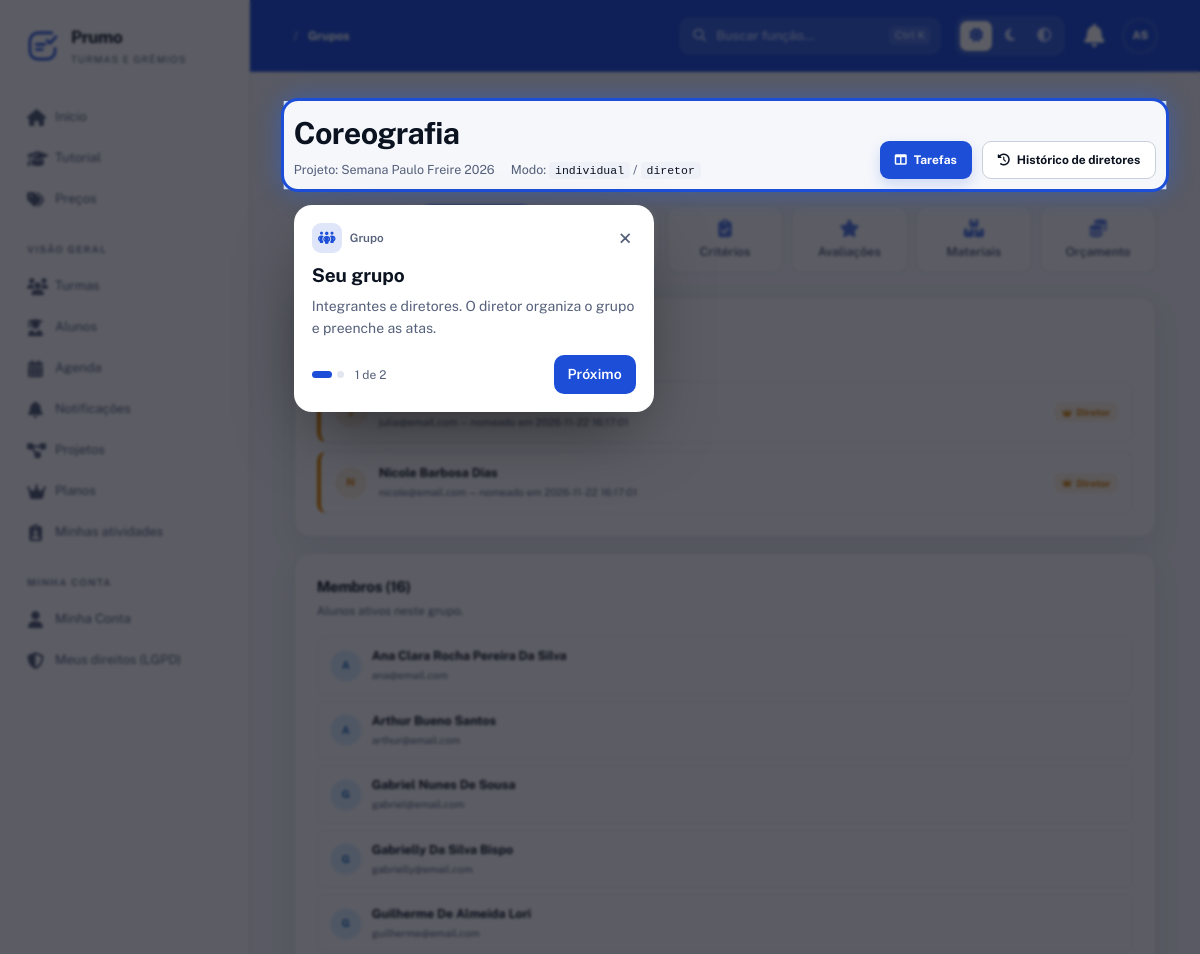
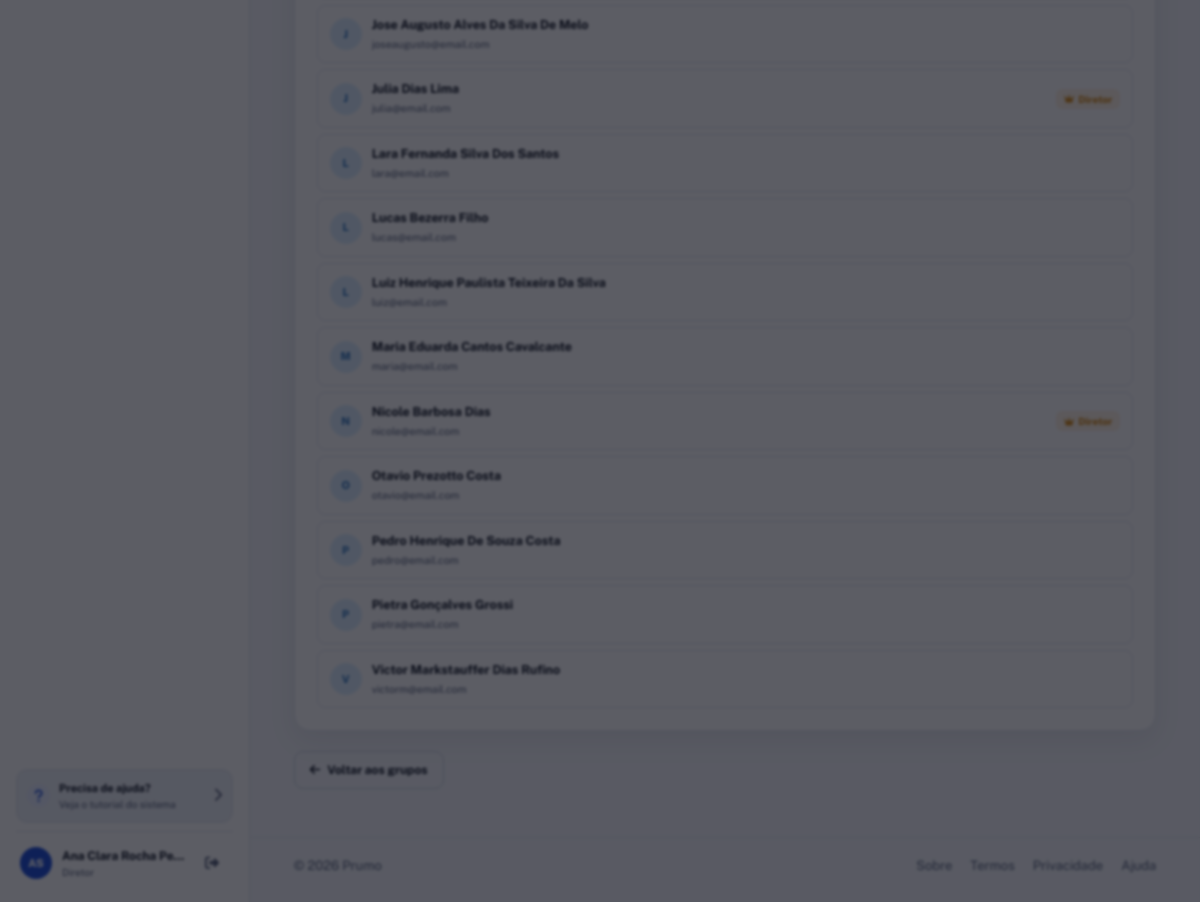
Page /SGT/grupos/13?tour=grupo (signed in) on the committed database (2 pictures, top to bottom).
### tables this page shows
CREATE TABLE usuarios (
  id INT AUTO_INCREMENT PRIMARY KEY,
  nome VARCHAR(150) NOT NULL,
  email VARCHAR(150) NOT NULL UNIQUE,
  senha VARCHAR(255) NOT NULL,
  google_id VARCHAR(64) DEFAULT NULL,            
  tipo ENUM('aluno','master') NOT NULL DEFAULT 'aluno',
  telefone VARCHAR(20) DEFAULT NULL,
  data_nascimento DATE DEFAULT NULL,
  email_confirmado TINYINT(1) NOT NULL DEFAULT 0,
  email_token VARCHAR(255) DEFAULT NULL,
  email_token_expira DATETIME DEFAULT NULL,
  primeiro_login TINYINT(1) NOT NULL DEFAULT 1,
  cadastro_pendente TINYINT(1) NOT NULL DEFAULT 0,  
  ativo TINYINT(1) NOT NULL DEFAULT 1,
  lgpd_aceito TINYINT(1) NOT NULL DEFAULT 0,
  lgpd_data DATETIME DEFAULT NULL,
  ultimo_acesso DATETIME DEFAULT NULL,
  created_at TIMESTAMP DEFAULT CURRENT_TIMESTAMP,
  updated_at TIMESTAMP DEFAULT CURRENT_TIMESTAMP ON UPDATE CURRENT_TIMESTAMP,
  UNIQUE KEY uk_google_id (google_id),
  INDEX idx_usuarios_email (email),
  INDEX idx_usuarios_tipo (tipo),
  INDEX idx_usuarios_ativo (ativo)
);

CREATE TABLE grupos (
  id INT AUTO_INCREMENT PRIMARY KEY,
  projeto_id INT NOT NULL,
  nome VARCHAR(150) NOT NULL,
  modo_avaliacao_grupo ENUM('individual','coletiva') DEFAULT 'individual',
  modo_avaliacao_por ENUM('diretor','representante','pares','autoavaliacao','misto') DEFAULT 'diretor',
  created_at TIMESTAMP DEFAULT CURRENT_TIMESTAMP,
  updated_at TIMESTAMP DEFAULT CURRENT_TIMESTAMP ON UPDATE CURRENT_TIMESTAMP,
  FOREIGN KEY (projeto_id) REFERENCES projetos(id) ON DELETE CASCADE,
  INDEX idx_grupos_projeto (projeto_id)
);

CREATE TABLE projetos (
  id INT AUTO_INCREMENT PRIMARY KEY,
  turma_id INT NOT NULL,
  diretoria_id INT NULL,                      
  nome VARCHAR(150) NOT NULL,
  descricao TEXT DEFAULT NULL,
  prazo DATE DEFAULT NULL,
  modo_avaliacao ENUM('etapa','cronograma') DEFAULT 'cronograma',
  alunos_pedem_grupo TINYINT(1) NOT NULL DEFAULT 0,       
  alunos_pedem_diretor TINYINT(1) NOT NULL DEFAULT 0,     
  diretores_por_grupo INT NOT NULL DEFAULT 1,
  avaliacao_reps ENUM('compartilhada','media') NOT NULL DEFAULT 'compartilhada',  
  encerrado TINYINT(1) DEFAULT 0,
  encerrado_em DATETIME DEFAULT NULL,
  encerrado_por INT DEFAULT NULL,
  created_at TIMESTAMP DEFAULT CURRENT_TIMESTAMP,
  updated_at TIMESTAMP DEFAULT CURRENT_TIMESTAMP ON UPDATE CURRENT_TIMESTAMP,
  FOREIGN KEY (turma_id) REFERENCES turmas(id) ON DELETE CASCADE,
  FOREIGN KEY (encerrado_por) REFERENCES usuarios(id) ON DELETE SET NULL,
  INDEX idx_projetos_turma (turma_id),
  INDEX idx_projetos_encerrado (encerrado),
  CONSTRAINT fk_projeto_diretoria FOREIGN KEY (diretoria_id) REFERENCES gremio_diretorias(id) ON DELETE SET NULL
);

CREATE TABLE grupo_diretores (
  id INT AUTO_INCREMENT PRIMARY KEY,
  grupo_id INT NOT NULL,
  usuario_id INT DEFAULT NULL,
  ativo TINYINT(1) DEFAULT 1,
  nomeado_por INT DEFAULT NULL,
  nomeado_em TIMESTAMP DEFAULT CURRENT_TIMESTAMP,
  removido_por INT DEFAULT NULL,
  removido_em DATETIME DEFAULT NULL,
  FOREIGN KEY (grupo_id) REFERENCES grupos(id) ON DELETE CASCADE,
  FOREIGN KEY (usuario_id) REFERENCES usuarios(id) ON DELETE SET NULL,
  FOREIGN KEY (nomeado_por) REFERENCES usuarios(id) ON DELETE SET NULL,
  FOREIGN KEY (removido_por) REFERENCES usuarios(id) ON DELETE SET NULL,
  INDEX idx_gd_grupo_ativo (grupo_id, ativo),
  INDEX idx_gd_usuario (usuario_id),
  INDEX idx_gd_ativo (ativo)
);

CREATE TABLE grupo_alunos (
  id INT AUTO_INCREMENT PRIMARY KEY,
  grupo_id INT NOT NULL,
  usuario_id INT NOT NULL,
  entrou_em TIMESTAMP DEFAULT CURRENT_TIMESTAMP,
  saiu_em DATETIME DEFAULT NULL,
  UNIQUE KEY unico_grupo_aluno (grupo_id, usuario_id),
  FOREIGN KEY (grupo_id) REFERENCES grupos(id) ON DELETE CASCADE,
  FOREIGN KEY (usuario_id) REFERENCES usuarios(id) ON DELETE CASCADE,
  INDEX idx_ga_usuario (usuario_id)
);

### app/Views/grupos/detalhe.php (the view, shortened to what the rows shown need)
<?php
require_once __DIR__ . '/../layouts/header.php';
require_once __DIR__ . '/../layouts/nav.php';
?>
<section class="hero-section">
    <div>
        <h1><?= h($grupo['nome']) ?></h1>
        <div class="grupo-hero-meta">
            <span>
                Projeto:
                <a href="<?= $basePath ?>/projetos/<?= (int) $projeto['id'] ?>"><?= h($projeto['nome']) ?></a>
            </span>
            <span>
                Modo: <code><?= h($grupo['modo_avaliacao_grupo']) ?></code>
                / <code><?= h($grupo['modo_avaliacao_por']) ?></code>
            </span>
        </div>
    </div>
</section>
<section class="panel mb-16">
    <div class="panel-header">
        <div>
            <h2>Diretores ativos (<?= count($diretores) ?>)</h2>
        </div>
    </div>
    <?php if (empty($diretores)): ?>
        <p class="text-muted">Nenhum diretor nomeado.</p>
    <?php else: ?>
        <div class="diretores-lista">
            <?php foreach ($diretores as $d): ?>
                <div class="diretor-item">
                    <span class="avatar"><?= strtoupper(substr($d['nome'], 0, 1)) ?></span>
                    <div class="diretor-info">
                        <strong><?= h($d['nome']) ?></strong>
                        <small>
                            <?= h($d['email']) ?>
                            — nomeado em <?= h($d['nomeado_em']) ?>
                        </small>
                    </div>
                    <span class="badge badge-yellow"><i class="fas fa-crown"></i> Diretor</span>
                </div>
            <?php endforeach; ?>
        </div>
    <?php endif; ?>
</section>
<section class="panel">
    <div class="panel-header">
        <div>
            <h2>Membros (<?= count($membros) ?>)</h2>
        </div>
    </div>
    <?php if (empty($membros)): ?>
        <p class="text-muted">Nenhum membro.</p>
    <?php else: ?>
        <div class="membros-lista">
            <?php foreach ($membros as $m): ?>
                <?php
                $ehDiretor = false;
                foreach ($diretores as $d) {
                    if ((int) $d['usuario_id'] === (int) $m['usuario_id']) { $ehDiretor = true; break; }
                }
                ?>
                <div class="membro-item">
                    <span class="avatar avatar-blue"><?= strtoupper(substr($m['nome'], 0, 1)) ?></span>
                    <div class="membro-info">
                        <strong><?= h($m['nome']) ?></strong>
                        <small><?= h($m['email']) ?></small>
                    </div>
                    <?php if ($ehDiretor): ?>
                        <span class="badge badge-yellow"><i class="fas fa-crown"></i> Diretor</span>
                    <?php endif; ?>
                </div>
            <?php endforeach; ?>
        </div>
    <?php endif; ?>
</section>
<?php require_once __DIR__ . '/../layouts/footer.php'; ?>

### app/Views/layouts/nav.php (shortened to what the rows shown need)
<?php
require_once __DIR__ . '/../../Helpers/menuHelper.php';
$basePath  = App::getBasePath();
$logado    = !empty($_SESSION['usuario']);
$usuario   = $_SESSION['usuario'] ?? null;
$iniciais = '?';
if ($usuario) {
    $partes = preg_split('/\s+/', trim($usuario['nome'] ?? ''));
    $ini    = strtoupper(substr($partes[0] ?? '', 0, 1));
    if (count($partes) > 1) {
        $ini .= strtoupper(substr(end($partes), 0, 1));
    }
    $iniciais = $ini ?: '?';
}
$papelExibido = '';
if ($usuario) {
    if (($usuario['tipo'] ?? '') === 'master') {
        $papelExibido = 'Master';
    } else {
        try {
            $pdoNav = Database::getConnection();
            $stNav = $pdoNav->prepare("SELECT 1 FROM turma_usuarios WHERE usuario_id = ? AND papel = 'representante' AND ativo = 1 LIMIT 1");
            $stNav->execute([(int) $usuario['id']]);
            if ($stNav->fetchColumn()) {
                $papelExibido = 'Representante';
            } else {
                $stNav = $pdoNav->prepare("SELECT 1 FROM grupo_diretores WHERE usuario_id = ? AND ativo = 1 LIMIT 1");
                $stNav->execute([(int) $usuario['id']]);
                $papelExibido = $stNav->fetchColumn() ? 'Diretor' : 'Aluno';
            }
        } catch (\Throwable $e) {
            $papelExibido = 'Aluno';
        }
    }
}
?>
<div class="app-shell">
    <aside class="sidebar" id="sidebar" aria-label="Navegação principal">
        <?php if ($logado): ?>
            <div class="sidebar-bottom">
                <a class="help-card" href="<?= $basePath ?>/tutorial">
                    <span class="help-icon"><i class="fas fa-question"></i></span>
                    <span>
                        <strong>Precisa de ajuda?</strong>
                        <small>Veja o tutorial do sistema</small>
                    </span>
                    <span><i class="fas fa-chevron-right"></i></span>
                </a>
                <div class="profile-mini">
                    <a class="avatar avatar-indigo" href="<?= $basePath ?>/user" title="Minha Conta">
                        <?= h($iniciais) ?>
                    </a>
                    <div>
                        <strong><?= h($usuario['nome']) ?></strong>
                        <small><?= h($papelExibido) ?></small>
                    </div>
                    <a class="logout-btn"
                       href="<?= $basePath ?>/logout"
                       title="Sair"
                       onclick="return confirm('Deseja realmente sair do sistema?')">
                        <i class="fas fa-right-from-bracket"></i>
                    </a>
                </div>
            </div>
        <?php endif; ?>
    </aside>
    <div class="main-content">
        <header class="topbar">
            <div class="topbar-actions">
                <?php if ($logado): ?>
                    <a class="icon-button notification-button"
                       href="<?= $basePath ?>/notificacoes"
                       title="Notificações">
                        <i class="fas fa-bell"></i>
                    </a>
                    <div class="user-menu" id="user-menu">
                        <button type="button"
                                class="avatar avatar-indigo"
                                id="user-menu-toggle"
                                title="Menu da conta"
                                aria-haspopup="true"
                                aria-expanded="false">
                            <?= h($iniciais) ?>
                        </button>
                    </div>
                <?php endif; ?>
            </div>
        </header>
        <div class="page-wrap">

### rows in the picture
usuarios: nome "AS", nome "Ana Clara Rocha Pe…"
grupos: nome "Coreografia", modo_avaliacao_grupo "individual", modo_avaliacao_por "diretor"
projetos: nome "Semana Paulo Freire 2026"
grupo_diretores: usuario.nome "N", usuario.nome "Nicole Barbosa Dias", usuario.email "nicole@email.com", nomeado_em "2026-11-22 16:17:01"
grupo_alunos: usuario.nome "A", usuario.nome "Ana Clara Rocha Pereira Da Silva", usuario.email "ana@email.com"
grupo_alunos: usuario.nome "A", usuario.nome "Arthur Bueno Santos", usuario.email "arthur@email.com"
grupo_alunos: usuario.nome "G", usuario.nome "Gabriel Nunes De Sousa", usuario.email "gabriel@email.com"
grupo_alunos: usuario.nome "G", usuario.nome "Gabrielly Da Silva Bispo", usuario.email "gabrielly@email.com"
grupo_alunos: usuario.nome "G", usuario.nome "Guilherme De Almeida Lori", usuario.email "guilherme@email.com"
grupo_alunos: usuario.nome "J", usuario.nome "Jose Augusto Alves Da Silva De Melo", usuario.email "joseaugusto@email.com"
grupo_alunos: usuario.nome "J", usuario.nome "Julia Dias Lima", usuario.email "julia@email.com", shows "Diretor"
grupo_alunos: usuario.nome "L", usuario.nome "Lara Fernanda Silva Dos Santos", usuario.email "lara@email.com"
grupo_alunos: usuario.nome "L", usuario.nome "Lucas Bezerra Filho", usuario.email "lucas@email.com"
grupo_alunos: usuario.nome "L", usuario.nome "Luiz Henrique Paulista Teixeira Da Silva", usuario.email "luiz@email.com"
grupo_alunos: usuario.nome "M", usuario.nome "Maria Eduarda Cantos Cavalcante", usuario.email "maria@email.com"
grupo_alunos: usuario.nome "N", usuario.nome "Nicole Barbosa Dias", usuario.email "nicole@email.com", shows "Diretor"
grupo_alunos: usuario.nome "O", usuario.nome "Otavio Prezotto Costa", usuario.email "otavio@email.com"
grupo_alunos: usuario.nome "P", usuario.nome "Pedro Henrique De Souza Costa", usuario.email "pedro@email.com"
grupo_alunos: usuario.nome "P", usuario.nome "Pietra Gonçalves Grossi", usuario.email "pietra@email.com"
grupo_alunos: usuario.nome "V", usuario.nome "Victor Markstauffer Dias Rufino", usuario.email "victorm@email.com"

### other values in the picture
$appName "Prumo"
$label "Início"
$label "Tutorial"
$label "Preços"
$secao "VISÃO GERAL"
$label "Turmas"
$label "Alunos"
$label "Agenda"
$label "Notificações"
$label "Projetos"
$label "Planos"
$label "Minhas atividades"
$secao "MINHA CONTA"
$label "Minha Conta"
$label "Meus direitos (LGPD)"
